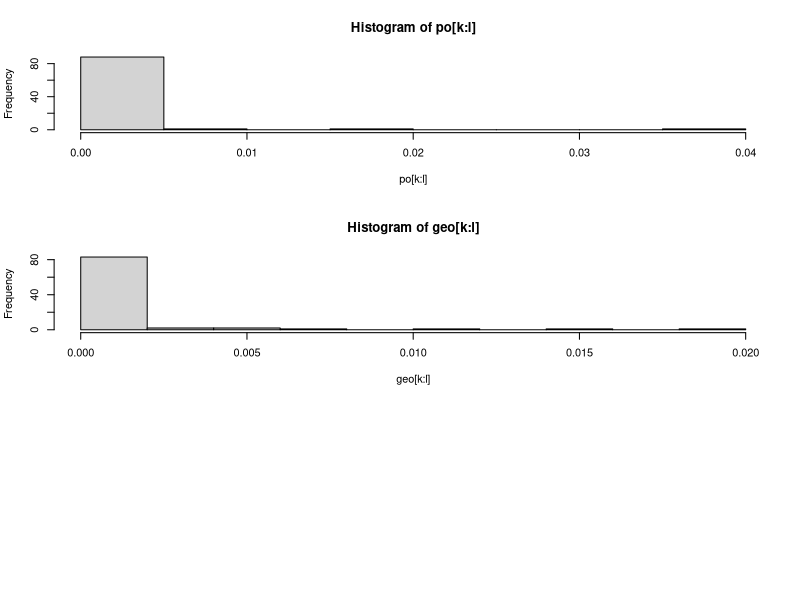
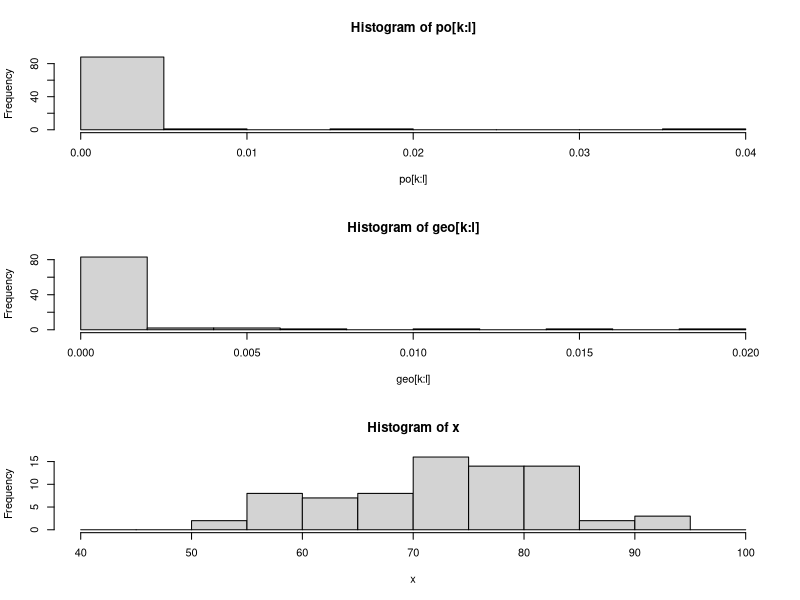

The R source for these figures, in order:
a1 = function(lambda, p, k, l) {
  po = dpois(0:l, lambda)
  geo = dgeom(0:l, p)
  
  par(mfrow = c(3, 1) )
  # plot(k:l, po[k:l], type = "l", main = "Poisson")
  # plot(k:l, geo[k:l], type = "l", main = "Geometric")
  
  hist(po[k:l])
  hist(geo[k:l])
  
}

a1(5, 0.25, 10, 100)

##################

a2a = function(x) {
  y = vector()
  
  y[1] = median(x)
  y[2] = mean(x)
  y[3] = sd(x)
  y[4] = as.vector(quantile(x))[1 + 1] # Q1
  y[5] = as.vector(quantile(x))[1 + 2] # Q2
  y[6] = as.vector(quantile(x))[1 + 3] # Q3
  
  return (y)
}


#################

a2b = function(x) {
  n = length(x)
  medie = sum(x) / n
  s = sd(x) # devSt
  
  left = medie - s * 2
  right = medie + s * 2
  
  y = vector()
  l = 0
  for(i in 1:n) {
    if(x[i] - left > 0 || x[i] - right > 0) {
      l = l + 1
      y[l] = x[i]
    }
  }
  
  return (y)
}

###################

a2c = function(y) {
  x = a2b(y) # vectorul curatat
  
  interval = seq(40, 100, 5)
  interval[1] = 40 + 0.00000000000001

  hist(x, breaks = interval,freq = T ,right = F)
  
}


tema1 = function() {
  a1(5, 0.25, 10, 100)
  
  
  x = scan("input.txt")
 
  a2a(x)
  a2b(x)
  a2c(x)

}

tema1()
